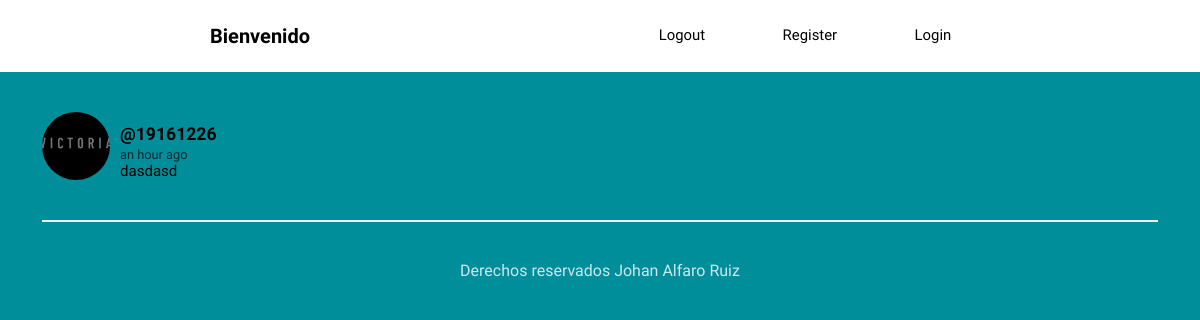
Before: /feed/ with the older database file.
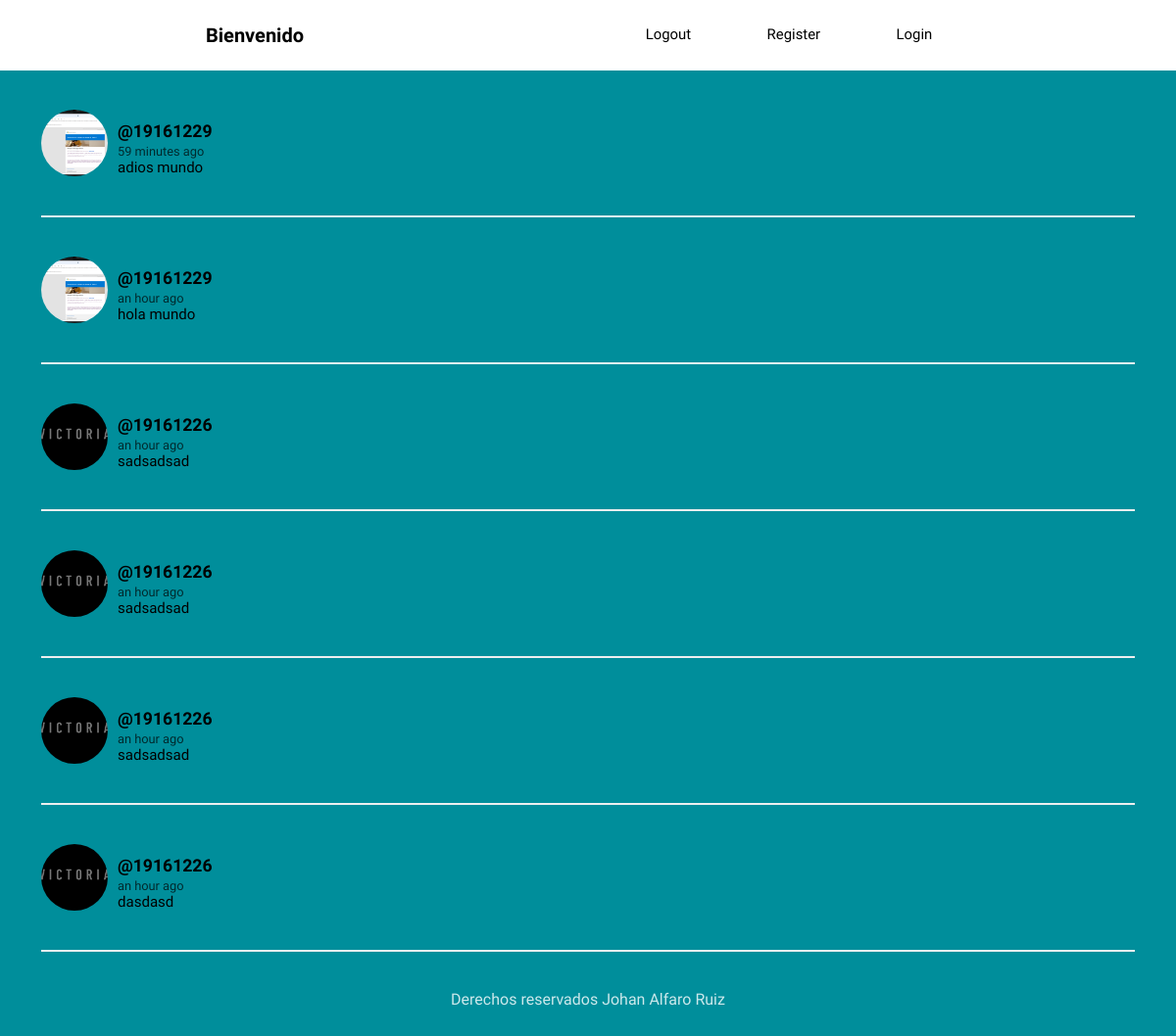
After: the same page with the newer database file.
### social/models.py (models this page shows, shortened)
class Post(models.Model):
    user=models.ForeignKey(User,on_delete=models.CASCADE,related_name='posts')
    fecha=models.DateTimeField(default=timezone.now)
    contenido=models.TextField()
    class Meta:
        ordering=['-fecha']

class Profile(models.Model):
    user=models.OneToOneField(User,on_delete=models.CASCADE)
    imagen=models.ImageField(upload_to='Profile',null=True,blank=True)

### social/views.py (the view)
# urls.py: path('feed/',views.feed, name='feed'),
def  feed(request):
    posts=Post.objects.all()
    return render(request,'social/feed.html',{"posts":posts})

### social/templates/social/feed.html (shortened to what this page needs)
{% extends 'social/layout.html' %}
{% load humanize %}
{% block content %}
{% for post in posts %}
<article>
    <div class="container-article">
        <img src="{{ post.user.profile.imagen.url }}">
        <div>
            <h2 class="username"><a href="#">@{{post.user.username}}</a></h2>
            <time data-time="#">{{post.fecha|naturaltime}}</time>
            <div class="post">{{post.contenido}}</div>
        </div>
    </div>
</article>
{% endfor %}
{% endblock %}

### social/templates/social/layout.html (shortened to what this page needs)
<!DOCTYPE html>
{% load static %}
<html>
<head>
	<link rel="stylesheet" type="text/css" href="{% static 'normalize.css' %}">
	<link rel="stylesheet" type="text/css" href="{% static 'style.css' %}">
</head>
<body style="background-color: #008E9B;">
	<header class="main-head">
		<nav class="main">
			<h1 id="logo">Bienvenido </h1>
			<ul>
				<li><a href="#">Logout</a></li>
				<li><a href="{% url 'register' %}">Register</a></li>
				<li><a href="{% url 'signin' %}">Login</a></li>
			</ul>
		</nav>
	</header>
			{% block content %}
			{% endblock content %}
	<footer>
		<div class="row">
			<p>Derechos reservados Johan Alfaro Ruiz</p>
		</div>
	</footer>
</body>
</html>

### social/static/style.css (style rules this page uses)
body { background: #2F4F4F; font-size: 62.5%; font-family: 'Varela Round', Helvetica, Arial, serif; }
p { font-size: 1rem; }
img { object-fit: cover; }
.main-head { background: white; color: black; }
nav.main { min-height: 7vh; display: flex; width: 65%; margin: auto; align-items: center; padding: 0.5rem; }
nav.main ul { display: flex; flex: 1 1 40rem; justify-content: space-around; align-items: center; list-style: none; }
#logo { flex: 2 1 40rem; }
a { font-size: .93rem; text-decoration: none; color: black; }
.main { background: white; width: 60%; margin: 5% auto; border-radius: 4px; padding-bottom: 20px; }
article { width: 93%; margin: auto; padding: 40px 0; border-bottom: 2px solid #ECEEEF; }
.username { margin-bottom: .2rem; }
.username a { font-size: 1.1rem; }
.container-article { display: flex; }
.container-article img { height: 68px; width: 68px; margin-right: 10px; border-radius: 50%; }
time { font-size: .8rem; opacity: .7; }
.post { font-size: .94rem; }
footer { color: white; text-align: center; font-size: .875em; margin: 40px 0; }
footer p { opacity: .8; }

Changed rows visible on the page:
added Post: user.profile.imagen (picture), user.username "19161229", fecha "59 minutes ago", contenido "adios mundo"
added Post: user.profile.imagen (picture), user.username "19161229", fecha "an hour ago", contenido "hola mundo"
added Post: user.profile.imagen (picture), user.username "19161226", fecha "an hour ago", contenido "sadsadsad"
added Post: user.profile.imagen (picture), user.username "19161226", fecha "an hour ago", contenido "sadsadsad"
added Post: user.profile.imagen (picture), user.username "19161226", fecha "an hour ago", contenido "sadsadsad"
